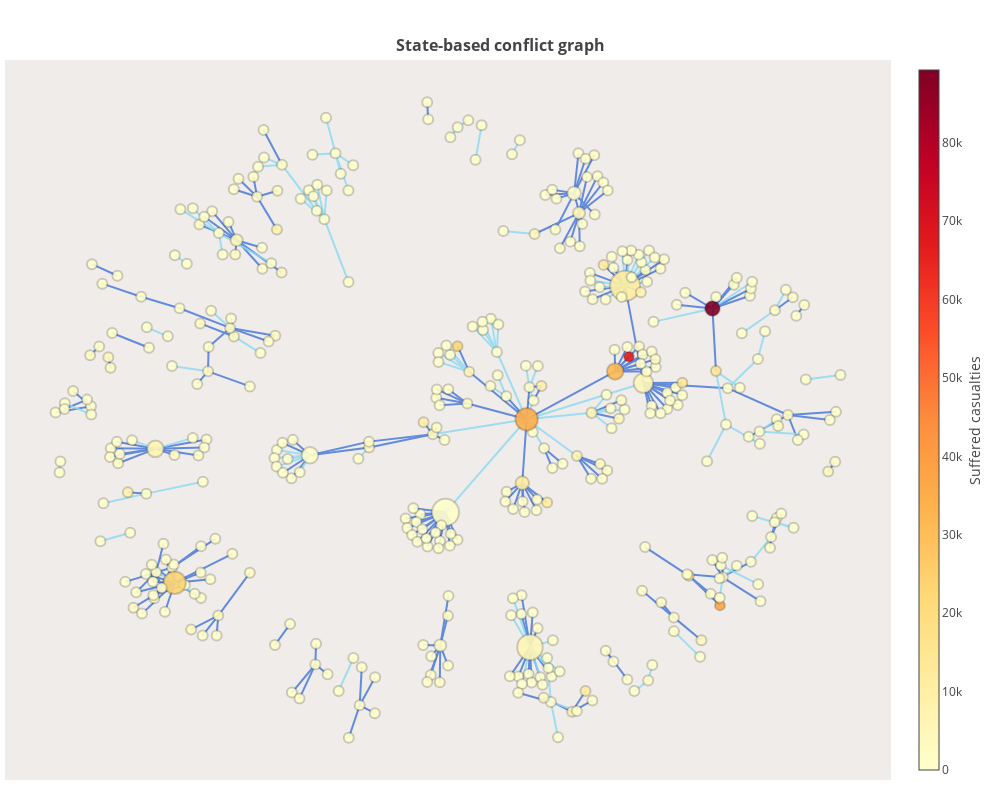

Write notebook code for a chart like this one.
### Code cell
py.offline.iplot(state_based_conflict_plot, filename='state-based-conflict-graph.html')

### Figure 1 — Plotly figure (JSON) as saved in the notebook; plotly's stock layout.template omitted (floating-point values rounded to 4 significant figures; data arrays with more than 128 entries replaced by an {"elided": "..."} marker saying what was removed)
{"data": [{"hoverinfo": "none", "line": {"color": "rgba(0.25, 0.45, 0.85, 1)", "width": 2}, "mode": "lines", "opacity": 0.8, "text": [], "type": "scatter", "x": {"elided": "723 float values"}, "y": {"elided": "723 float values"}}, {"hoverinfo": "none", "line": {"color": "rgba(0.55, 0.85, 0.95, 1)", "width": 2}, "mode": "lines", "opacity": 0.8, "text": [], "type": "scatter", "x": {"elided": "342 float values"}, "y": {"elided": "342 float values"}}, {"hoverinfo": "text", "hoverlabel": {"font": {"size": 14}}, "marker": {"color": {"elided": "405 int values"}, "colorbar": {"thickness": 20, "title": "Suffered casualties", "titleside": "right", "xanchor": "left", "yanchor": "middle"}, "colorscale": "YlOrRd", "line": {"color": "rgba(0, 0, 0, 0.2)", "width": 2}, "opacity": 0.9, "reversescale": true, "showscale": true, "size": {"elided": "405 float values"}, "symbol": "circle"}, "mode": "markers", "text": {"elided": "405 str values"}, "textposition": "middle center", "type": "scatter", "x": {"elided": "405 float values"}, "y": {"elided": "405 float values"}}], "layout": {"autosize": false, "height": 800, "hovermode": "closest", "margin": {"b": 20, "l": 5, "r": 5, "t": 60}, "plot_bgcolor": "#EFECEA", "showlegend": false, "title": "<br><b>State-based conflict graph</b>", "titlefont": {"size": 16}, "width": 1000, "xaxis": {"showgrid": false, "showticklabels": false, "zeroline": false}, "yaxis": {"showgrid": false, "showticklabels": false, "zeroline": false}}}
